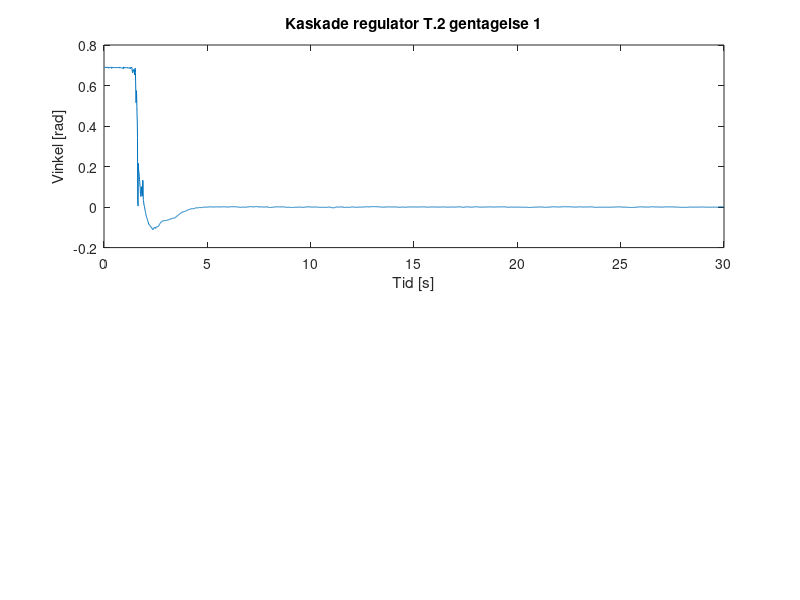

Reproduce this figure in MATLAB. (Note: this script raises an error after producing the figure.)
%Der er 10 ms mellem hver sampling
clc
clear all
close all

load('dataKaskade.mat');


realdata=dataKaskade(:,1);
stroem=dataKaskade(:,2);
startPin=dataKaskade(:,3);



n=3000;



start=[115;5089;8278;11349;14503;17649;20894;24163;27390;31031];
%start(1)=1144
%for i=2:10
%    start(i)=start(i-1)+2050;
%end

for i = 1:10
    data(:,i)=realdata(start(i):start(i)+(n-1));
    dataStroem(:,i)=stroem(start(i):start(i)+(n-1));
end



for i = 1:n
    tid(i) = 0.01 * i;
end

for i = 1:10
    dataFilt(1,i) = data(1,i);
    dataFilt(2,i) = (data(1,i) + data(2,i))/2;
    dataFiltStroem(1,i) = dataStroem(1,i);
    dataFiltStroem(2,i) = (dataStroem(1,i) + dataStroem(2,i))/2;
end

for i = 1:10
    for ii=1:n-2
        dataFilt(ii+2,i)=(data(ii,i)+data(ii+1,i)+data(ii+2,i))/3;
        dataFiltStroem(ii+2,i)=(dataStroem(ii,i)+dataStroem(ii+1,i)+dataStroem(ii+2,i))/3;        
    end
end


temp = [0;0;0;0;0;0;0;0;0;0];

for i=1:10
    for ii=2001:n
        temp(i) = temp(i) + dataFilt(ii,i);
    end
end


offset = temp/(n-2000);

tempStroem = [0;0;0;0;0;0;0;0;0;0];

for i=1:10
    for ii=2001:n
        tempStroem(i) = tempStroem(i) + dataFiltStroem(ii,i);
    end
end


offsetStroem = tempStroem/(n-2000);





for i = 1:10
    dataFilt(:,i) = dataFilt(:,i)-offset(i);
end

addMarkX = [0;0;0;0;0;0;0;0;0;0];
addMarkY = [0;0;0;0;0;0;0;0;0;0];

for i = 1:10
    for ii=1:(n-1)
        if abs(dataFilt(ii,i)) > 0.0175
            if abs(max(dataFilt(ii+1:n,i)))<=0.0175
                addMarkX(i) = ii+1;
                addMarkY(i) = dataFilt(ii+1,i);
            elseif abs(min(dataFilt(ii+1:n,i)))<=0.0175
                addMarkX(i) = ii+1;
                addMarkY(i) = dataFilt(ii+1,i);
            end
        end
    end
end

addMarkX = addMarkX * 0.01;
addMarkY = addMarkY * 0.01;

for i=1:10
    figure(i);
    subplot(2,1,1);
    plotVar = plot(tid,dataFilt(:,i));
    a=sprintf('Kaskade regulator T.2 gentagelse %d',i);
    title(a)
    ylabel("Vinkel [rad]");
    xlabel("Tid [s]");
    yline(0.0175);
    yline(-0.0175);
    datatip(plotVar,addMarkX(i),addMarkY(i));
    subplot(2,1,2);
    plot(tid,dataFiltStroem(:,i));
    a=sprintf('Strøminput ved kaskade regulator T.2 gentagelse %d',i);
    title(a)
    ylabel("Strøm [A]");
    xlabel("Tid [s]");
end



